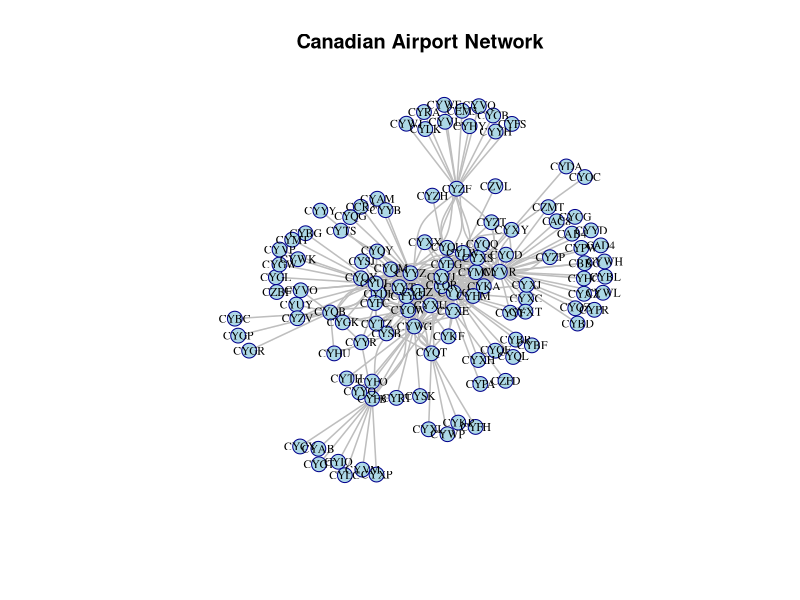
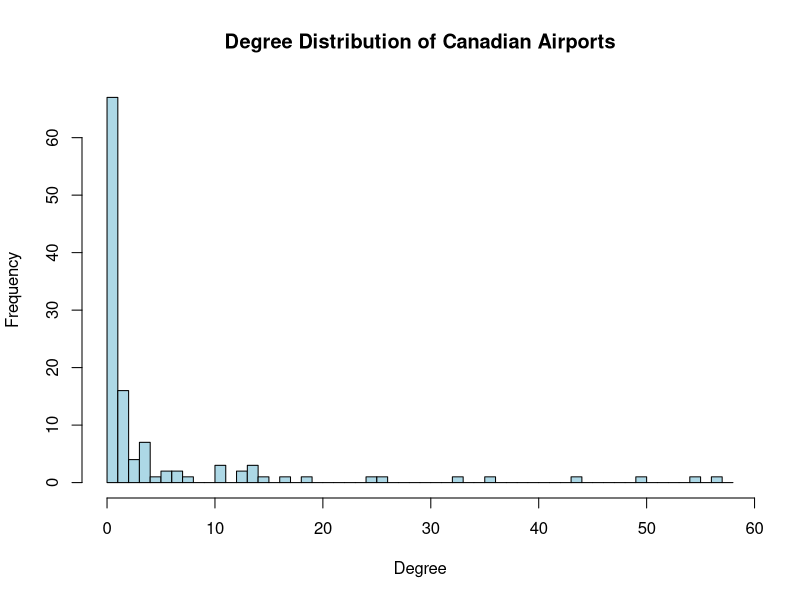

These charts were generated, in order, by the following R code:
# ===============================
# COSC 421 / 521 - Assignment 1
# Flight Network Analysis
# ===============================
# Student Name: [Your Name]
# Student ID: [Your ID]
# Partner Name: [If applicable]
# Data Collection Date: [Enter the date you collected flight data]
# ===============================

# Install & load igraph
if (!require(igraph)) {
  install.packages("igraph")
  library(igraph)
} else {
  library(igraph)
}

# -------------------------------
# Task 1: Load nodes (airports list)
# -------------------------------
nodes <- read.csv("canadian_airports.csv", header=TRUE)

# -------------------------------
# Task 2: Load edges (connections list)
# -------------------------------
edges <- read.csv("flightnetwork.csv", header=TRUE)

# -------------------------------
# Task 3: Build graph
# -------------------------------
# Fix column names for igraph
colnames(edges) <- c("from", "to")

# Ensure nodes has a 'name' column
if (!"name" %in% colnames(nodes)) {
  if ("code" %in% colnames(nodes)) {
    nodes$name <- nodes$code
  } else {
    nodes$name <- nodes[,1]
  }
}

# Create complete node list from all airports mentioned in edges
all_airport_codes <- unique(c(edges$from, edges$to))
complete_nodes <- data.frame(name = all_airport_codes)

# Merge with original nodes to preserve city information if available
if ("city" %in% colnames(nodes)) {
  complete_nodes <- merge(complete_nodes, nodes, by = "name", all.x = TRUE)
}

# Build the graph
airports <- graph_from_data_frame(d = edges, vertices = complete_nodes, directed = FALSE)

cat("=== QUESTION 0: Data Collection Date ===\n")
cat("Data was collected on: [ENTER YOUR DATA COLLECTION DATE HERE]\n")
cat("Example: September 20, 2025\n\n")

cat("=== QUESTION 1: Nodes and Edges ===\n")
# Code for Question 1
num_nodes <- vcount(airports)
num_edges <- ecount(airports)

cat("Number of nodes:", num_nodes, "\n")
cat("Number of edges:", num_edges, "\n")
cat("Code used: vcount(airports) and ecount(airports)\n\n")

cat("=== QUESTION 2: Network Plot ===\n")
# Code for Question 2
set.seed(123) # For reproducible layout
png("network_plot.png", width = 800, height = 800) # Save plot as image

plot(airports,
     vertex.label = V(airports)$name,
     vertex.size = 8,
     vertex.color = "lightblue",
     vertex.frame.color = "darkblue",
     vertex.label.color = "black",
     vertex.label.cex = 0.7,
     edge.color = "gray",
     edge.width = 1.5,
     layout = layout_with_fr,
     main = "Canadian Airport Network")

dev.off() # Close the plot device

cat("Network plot saved as 'network_plot.png'\n")
cat("Layout used: layout_with_fr (Fruchterman-Reingold)\n")
cat("Code used: plot(airports, vertex.label = V(airports)$name, layout = layout_with_fr, ...)\n\n")

cat("=== QUESTION 3: Degree Analysis ===\n")
# Code for Question 3
deg <- degree(airports)
mean_degree <- mean(deg)

cat("Degree of each airport:\n")
print(deg)

cat("\nMean degree:", round(mean_degree, 2), "\n")

# Most connected airports
sorted_deg <- sort(deg, decreasing = TRUE)
most_connected <- head(sorted_deg, 2)

# Least connected airports (excluding airports with degree 0 if any)
non_zero_deg <- deg[deg > 0]
if (length(non_zero_deg) > 0) {
  least_connected <- head(sort(non_zero_deg), 2)
} else {
  least_connected <- head(sort(deg), 2)
}

cat("Two most connected airports:\n")
for (i in 1:length(most_connected)) {
  cat("  ", names(most_connected)[i], ": ", most_connected[i], "connections\n")
}

cat("Two least connected airports:\n")
for (i in 1:length(least_connected)) {
  cat("  ", names(least_connected)[i], ": ", least_connected[i], "connection(s)\n")
}

cat("Code used: degree(airports), mean(deg), sort(deg, decreasing = TRUE)\n\n")

cat("=== QUESTION 4: Degree Distribution ===\n")
# Code for Question 4
png("degree_histogram.png", width = 600, height = 400)

hist(deg,
     main = "Degree Distribution of Canadian Airports",
     xlab = "Degree",
     ylab = "Frequency",
     col = "lightblue",
     border = "black",
     breaks = seq(0, max(deg)+1, by=1))

dev.off()

cat("Degree histogram saved as 'degree_histogram.png'\n")
cat("Degree sequence vector (first 10 values):", head(deg, 10), "\n")
cat("Code used: hist(deg, main='Degree Distribution', xlab='Degree', ylab='Frequency')\n\n")

cat("=== QUESTION 5: Adjacency Matrix ===\n")
# Code for Question 5
A <- as.matrix(as_adjacency_matrix(airports))
is_symmetric <- isSymmetric(A)

cat("Adjacency matrix dimensions:", dim(A), "\n")
cat("Is the adjacency matrix symmetric?", is_symmetric, "\n")

# Show a small subset of the matrix
if (nrow(A) >= 5) {
  cat("First 5x5 subset of adjacency matrix:\n")
  print(A[1:5, 1:5])
} else {
  cat("Full adjacency matrix:\n")
  print(A)
}

cat("Code used: as.matrix(as_adjacency_matrix(airports)), isSymmetric(A)\n\n")

# -------------------------------
# Additional Network Properties (for completeness)
# -------------------------------
cat("=== Additional Network Analysis ===\n")
cat("Network density:", round(graph.density(airports), 4), "\n")
cat("Is the graph connected?", is.connected(airports), "\n")

# Components analysis
comp <- components(airports)
cat("Number of connected components:", comp$no, "\n")
cat("Size of largest component:", max(comp$csize), "\n")

# Diameter of largest component
if (is.connected(airports)) {
  cat("Network diameter:", diameter(airports), "\n")
} else {
  giant_component <- induced_subgraph(airports, which(comp$membership == which.max(comp$csize)))
  cat("Diameter of largest component:", diameter(giant_component), "\n")
}